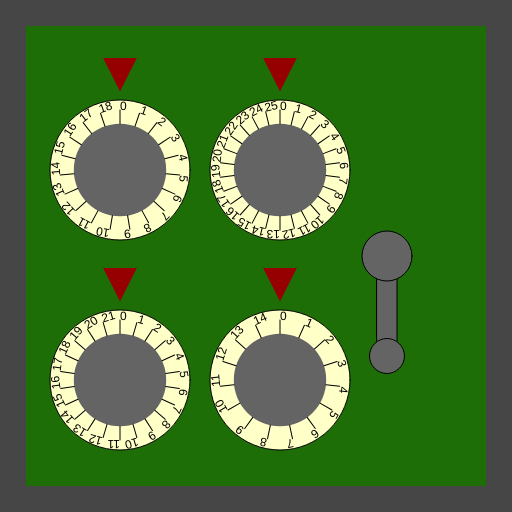
Frame 1 (no input)
Frame 60 (no input): identical to frame 1, image omitted
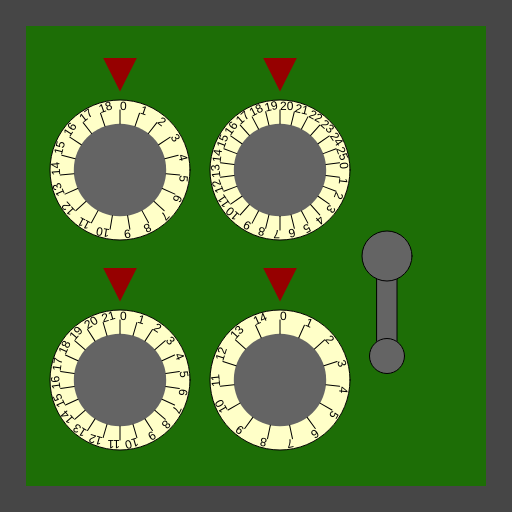
Frame 120 (the mouse pressed at the canvas centre since frame 60)

The p5.js sketch that drew these frames (run headless with seeded random() and noise() and a simulated clock; from frame 60 on, the mouse is pressed at the canvas centre):

// p5.js sketch
// ── sketch.js
/*

Officer: 3698339
CaseNum: 303-2-98198175-3698339

Case 303 - The Case of the Crooked Attorney
Stage 3 - The Gates Bank

I’ve made an appointment for you at the Gates Bank to retrieve your safe deposit box from the vault.
Actually you will break into Torvalds’ one.

Crack the safe by doing the following:

	When the mouse button is released:
	- Make Secure_safe_codeA equal to the value of mouseX
	- Use the 'constrain' function to prevent Secure_safe_codeA from falling below 2 and going above 15

	Whilst the mouse is being dragged:
	- Increment Secure_safe_codeB by 2
	- Use the 'min' function to prevent Secure_safe_codeB from going above 15

	Whilst the mouse is moving:
	- Make Secure_safe_codeC equal to the value of mouseX
	- Use the 'min' function to prevent Secure_safe_codeC from going above 20

	When the mouse button is released:
	- Increment Secure_safe_codeD by 1
	- Use the 'max' function to prevent Secure_safe_codeD from falling below 3

	Whilst the mouse is being dragged:
	- Make Secure_safe_codeE equal to the value of mouseY
	- Use the 'min' function to prevent Secure_safe_codeE from going above 67



This time you'll need to create the relevant event handlers yourself.

There are many possible ways of investigating this case, but you
should use ONLY the following commands:

	- The assignment operator aka. the equals sign !
	- mouseX, mouseY
	- Incrementing +=
	- Decrementing -=
	- min, max
	- constrain

*/

//declare the variables

var Secure_safe_codeA;
var Secure_safe_codeB;
var Secure_safe_codeC;
var Secure_safe_codeD;
var Secure_safe_codeE;


function preload()
{
	//IMAGES WILL BE LOADED HERE

}

function setup()
{
	createCanvas(512,512);

	//initialise the variables
	Secure_safe_codeA = 0;
	Secure_safe_codeB = 0;
	Secure_safe_codeC = 0;
	Secure_safe_codeD = 0;
	Secure_safe_codeE = 0;

}

///////////////////EVENT HANDLERS///////////////////

function mouseMoved()
{
	console.log("mouseMoved", mouseX, mouseY);
    Secure_safe_codeC = mouseX;
    Secure_safe_codeC =min(Secure_safe_codeC , 20);
    

}

function mouseDragged()
{
	console.log("mouseDragged", mouseX, mouseY);
    Secure_safe_codeB += 2;
    Secure_safe_codeB = min(Secure_safe_codeB, 15);
    Secure_safe_codeE = mouseY;
    Secure_safe_codeE = min(Secure_safe_codeE, 67);

}

function mousePressed()
{
	console.log("mousePressed");

}

function mouseReleased()
{
	console.log("mouseReleased");
    Secure_safe_codeA = mouseX;
    Secure_safe_codeA = constrain(Secure_safe_codeA , 2, 15);
    Secure_safe_codeD += 1;
    Secure_safe_codeD = max(Secure_safe_codeD , 3);

}

function keyPressed()
{
	console.log("keyPressed", key);
}

function keyReleased()
{
	console.log("keyReleased", key);
}


///////////////DO NOT CHANGE CODE BELOW THIS POINT///////////////////

function draw()
{

	//Draw the safe door
	background(70);
	noStroke();
	fill(29,110,6);
	rect(26,26,width-52,width-52);

	//Draw the combination dials
	push();
	translate(120,170);
	drawDial(140,Secure_safe_codeA, 19);
	pop();

	push();
	translate(120,380);
	drawDial(140,Secure_safe_codeB, 22);
	pop();

	push();
	translate(280,170);
	drawDial(140,Secure_safe_codeC, 26);
	pop();

	push();
	translate(280,380);
	drawDial(140,Secure_safe_codeD, 15);
	pop();

	//Draw the lever
	push();
	translate(width - 125,256);
	drawLever(Secure_safe_codeE);
	pop();


}

function drawDial(diameter,num,maxNum)
{
	//the combination lock

	var r = diameter * 0.5;
	var p = r * 0.6;

	stroke(0);
	fill(255,255,200);
	ellipse(0,0,diameter,diameter);
	fill(100);
	noStroke();
	ellipse(0,0,diameter*0.66,diameter*0.66);
	fill(150,0,0);
	triangle(
		-p * 0.4,-r-p,
		p * 0.4,-r-p,
		0,-r-p/5
	);

	noStroke();

	push();
	var inc = 360/maxNum;

	rotate(radians(-num * inc));
	for(var i = 0; i < maxNum; i++)
	{
		push();
		rotate(radians(i * inc));
		stroke(0);
		line(0,-r*0.66,0,-(r-10));
		noStroke();
		fill(0);
		text(i,0,-(r-10));
		pop();
	}

	pop();
}

function drawLever(rot)
{
	push();
	rotate(radians(-rot))
	stroke(0);
	fill(100);
	rect(-10,0,20,100);
	ellipse(0,0,50,50);
	ellipse(0,100,35,35);
	pop();
}
